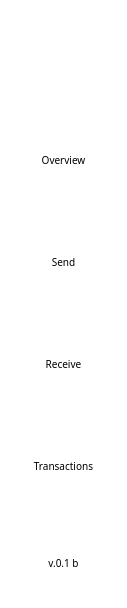
<?xml version="1.0" encoding="UTF-8"?>
<ui version="4.0">
 <class>MainMenuPanel</class>
 <widget class="QWidget" name="MainMenuPanel">
  <property name="geometry">
   <rect>
    <x>0</x>
    <y>0</y>
    <width>127</width>
    <height>608</height>
   </rect>
  </property>
  <property name="sizePolicy">
   <sizepolicy hsizetype="Fixed" vsizetype="Preferred">
    <horstretch>0</horstretch>
    <verstretch>0</verstretch>
   </sizepolicy>
  </property>
  <property name="minimumSize">
   <size>
    <width>127</width>
    <height>0</height>
   </size>
  </property>
  <property name="maximumSize">
   <size>
    <width>127</width>
    <height>16777215</height>
   </size>
  </property>
  <property name="baseSize">
   <size>
    <width>0</width>
    <height>0</height>
   </size>
  </property>
  <property name="palette">
   <palette>
    <active>
     <colorrole role="WindowText">
      <brush brushstyle="SolidPattern">
       <color alpha="255">
        <red>0</red>
        <green>0</green>
        <blue>0</blue>
       </color>
      </brush>
     </colorrole>
     <colorrole role="Button">
      <brush brushstyle="SolidPattern">
       <color alpha="255">
        <red>78</red>
        <green>154</green>
        <blue>6</blue>
       </color>
      </brush>
     </colorrole>
     <colorrole role="Light">
      <brush brushstyle="SolidPattern">
       <color alpha="255">
        <red>255</red>
        <green>255</green>
        <blue>255</blue>
       </color>
      </brush>
     </colorrole>
     <colorrole role="Midlight">
      <brush brushstyle="SolidPattern">
       <color alpha="255">
        <red>255</red>
        <green>255</green>
        <blue>255</blue>
       </color>
      </brush>
     </colorrole>
     <colorrole role="Dark">
      <brush brushstyle="SolidPattern">
       <color alpha="255">
        <red>127</red>
        <green>127</green>
        <blue>127</blue>
       </color>
      </brush>
     </colorrole>
     <colorrole role="Mid">
      <brush brushstyle="SolidPattern">
       <color alpha="255">
        <red>170</red>
        <green>170</green>
        <blue>170</blue>
       </color>
      </brush>
     </colorrole>
     <colorrole role="Text">
      <brush brushstyle="SolidPattern">
       <color alpha="255">
        <red>0</red>
        <green>0</green>
        <blue>0</blue>
       </color>
      </brush>
     </colorrole>
     <colorrole role="BrightText">
      <brush brushstyle="SolidPattern">
       <color alpha="255">
        <red>255</red>
        <green>255</green>
        <blue>255</blue>
       </color>
      </brush>
     </colorrole>
     <colorrole role="ButtonText">
      <brush brushstyle="SolidPattern">
       <color alpha="255">
        <red>0</red>
        <green>0</green>
        <blue>0</blue>
       </color>
      </brush>
     </colorrole>
     <colorrole role="Base">
      <brush brushstyle="SolidPattern">
       <color alpha="255">
        <red>78</red>
        <green>154</green>
        <blue>6</blue>
       </color>
      </brush>
     </colorrole>
     <colorrole role="Window">
      <brush brushstyle="SolidPattern">
       <color alpha="255">
        <red>78</red>
        <green>154</green>
        <blue>6</blue>
       </color>
      </brush>
     </colorrole>
     <colorrole role="Shadow">
      <brush brushstyle="SolidPattern">
       <color alpha="255">
        <red>0</red>
        <green>0</green>
        <blue>0</blue>
       </color>
      </brush>
     </colorrole>
     <colorrole role="AlternateBase">
      <brush brushstyle="SolidPattern">
       <color alpha="255">
        <red>255</red>
        <green>255</green>
        <blue>255</blue>
       </color>
      </brush>
     </colorrole>
     <colorrole role="ToolTipBase">
      <brush brushstyle="SolidPattern">
       <color alpha="255">
        <red>255</red>
        <green>255</green>
        <blue>220</blue>
       </color>
      </brush>
     </colorrole>
     <colorrole role="ToolTipText">
      <brush brushstyle="SolidPattern">
       <color alpha="255">
        <red>0</red>
        <green>0</green>
        <blue>0</blue>
       </color>
      </brush>
     </colorrole>
    </active>
    <inactive>
     <colorrole role="WindowText">
      <brush brushstyle="SolidPattern">
       <color alpha="255">
        <red>0</red>
        <green>0</green>
        <blue>0</blue>
       </color>
      </brush>
     </colorrole>
     <colorrole role="Button">
      <brush brushstyle="SolidPattern">
       <color alpha="255">
        <red>78</red>
        <green>154</green>
        <blue>6</blue>
       </color>
      </brush>
     </colorrole>
     <colorrole role="Light">
      <brush brushstyle="SolidPattern">
       <color alpha="255">
        <red>255</red>
        <green>255</green>
        <blue>255</blue>
       </color>
      </brush>
     </colorrole>
     <colorrole role="Midlight">
      <brush brushstyle="SolidPattern">
       <color alpha="255">
        <red>255</red>
        <green>255</green>
        <blue>255</blue>
       </color>
      </brush>
     </colorrole>
     <colorrole role="Dark">
      <brush brushstyle="SolidPattern">
       <color alpha="255">
        <red>127</red>
        <green>127</green>
        <blue>127</blue>
       </color>
      </brush>
     </colorrole>
     <colorrole role="Mid">
      <brush brushstyle="SolidPattern">
       <color alpha="255">
        <red>170</red>
        <green>170</green>
        <blue>170</blue>
       </color>
      </brush>
     </colorrole>
     <colorrole role="Text">
      <brush brushstyle="SolidPattern">
       <color alpha="255">
        <red>0</red>
        <green>0</green>
        <blue>0</blue>
       </color>
      </brush>
     </colorrole>
     <colorrole role="BrightText">
      <brush brushstyle="SolidPattern">
       <color alpha="255">
        <red>255</red>
        <green>255</green>
        <blue>255</blue>
       </color>
      </brush>
     </colorrole>
     <colorrole role="ButtonText">
      <brush brushstyle="SolidPattern">
       <color alpha="255">
        <red>0</red>
        <green>0</green>
        <blue>0</blue>
       </color>
      </brush>
     </colorrole>
     <colorrole role="Base">
      <brush brushstyle="SolidPattern">
       <color alpha="255">
        <red>78</red>
        <green>154</green>
        <blue>6</blue>
       </color>
      </brush>
     </colorrole>
     <colorrole role="Window">
      <brush brushstyle="SolidPattern">
       <color alpha="255">
        <red>78</red>
        <green>154</green>
        <blue>6</blue>
       </color>
      </brush>
     </colorrole>
     <colorrole role="Shadow">
      <brush brushstyle="SolidPattern">
       <color alpha="255">
        <red>0</red>
        <green>0</green>
        <blue>0</blue>
       </color>
      </brush>
     </colorrole>
     <colorrole role="AlternateBase">
      <brush brushstyle="SolidPattern">
       <color alpha="255">
        <red>255</red>
        <green>255</green>
        <blue>255</blue>
       </color>
      </brush>
     </colorrole>
     <colorrole role="ToolTipBase">
      <brush brushstyle="SolidPattern">
       <color alpha="255">
        <red>255</red>
        <green>255</green>
        <blue>220</blue>
       </color>
      </brush>
     </colorrole>
     <colorrole role="ToolTipText">
      <brush brushstyle="SolidPattern">
       <color alpha="255">
        <red>0</red>
        <green>0</green>
        <blue>0</blue>
       </color>
      </brush>
     </colorrole>
    </inactive>
    <disabled>
     <colorrole role="WindowText">
      <brush brushstyle="SolidPattern">
       <color alpha="255">
        <red>127</red>
        <green>127</green>
        <blue>127</blue>
       </color>
      </brush>
     </colorrole>
     <colorrole role="Button">
      <brush brushstyle="SolidPattern">
       <color alpha="255">
        <red>78</red>
        <green>154</green>
        <blue>6</blue>
       </color>
      </brush>
     </colorrole>
     <colorrole role="Light">
      <brush brushstyle="SolidPattern">
       <color alpha="255">
        <red>255</red>
        <green>255</green>
        <blue>255</blue>
       </color>
      </brush>
     </colorrole>
     <colorrole role="Midlight">
      <brush brushstyle="SolidPattern">
       <color alpha="255">
        <red>255</red>
        <green>255</green>
        <blue>255</blue>
       </color>
      </brush>
     </colorrole>
     <colorrole role="Dark">
      <brush brushstyle="SolidPattern">
       <color alpha="255">
        <red>127</red>
        <green>127</green>
        <blue>127</blue>
       </color>
      </brush>
     </colorrole>
     <colorrole role="Mid">
      <brush brushstyle="SolidPattern">
       <color alpha="255">
        <red>170</red>
        <green>170</green>
        <blue>170</blue>
       </color>
      </brush>
     </colorrole>
     <colorrole role="Text">
      <brush brushstyle="SolidPattern">
       <color alpha="255">
        <red>127</red>
        <green>127</green>
        <blue>127</blue>
       </color>
      </brush>
     </colorrole>
     <colorrole role="BrightText">
      <brush brushstyle="SolidPattern">
       <color alpha="255">
        <red>255</red>
        <green>255</green>
        <blue>255</blue>
       </color>
      </brush>
     </colorrole>
     <colorrole role="ButtonText">
      <brush brushstyle="SolidPattern">
       <color alpha="255">
        <red>127</red>
        <green>127</green>
        <blue>127</blue>
       </color>
      </brush>
     </colorrole>
     <colorrole role="Base">
      <brush brushstyle="SolidPattern">
       <color alpha="255">
        <red>78</red>
        <green>154</green>
        <blue>6</blue>
       </color>
      </brush>
     </colorrole>
     <colorrole role="Window">
      <brush brushstyle="SolidPattern">
       <color alpha="255">
        <red>78</red>
        <green>154</green>
        <blue>6</blue>
       </color>
      </brush>
     </colorrole>
     <colorrole role="Shadow">
      <brush brushstyle="SolidPattern">
       <color alpha="255">
        <red>0</red>
        <green>0</green>
        <blue>0</blue>
       </color>
      </brush>
     </colorrole>
     <colorrole role="AlternateBase">
      <brush brushstyle="SolidPattern">
       <color alpha="255">
        <red>255</red>
        <green>255</green>
        <blue>255</blue>
       </color>
      </brush>
     </colorrole>
     <colorrole role="ToolTipBase">
      <brush brushstyle="SolidPattern">
       <color alpha="255">
        <red>255</red>
        <green>255</green>
        <blue>220</blue>
       </color>
      </brush>
     </colorrole>
     <colorrole role="ToolTipText">
      <brush brushstyle="SolidPattern">
       <color alpha="255">
        <red>0</red>
        <green>0</green>
        <blue>0</blue>
       </color>
      </brush>
     </colorrole>
    </disabled>
   </palette>
  </property>
  <property name="windowTitle">
   <string>Form</string>
  </property>
  <property name="styleSheet">
   <string notr="true"/>
  </property>
  <layout class="QVBoxLayout" name="verticalLayout_2">
   <property name="spacing">
    <number>0</number>
   </property>
   <property name="leftMargin">
    <number>0</number>
   </property>
   <property name="topMargin">
    <number>0</number>
   </property>
   <property name="rightMargin">
    <number>0</number>
   </property>
   <property name="bottomMargin">
    <number>0</number>
   </property>
   <item>
    <widget class="QFrame" name="frameBg">
     <property name="styleSheet">
      <string notr="true">background-color: rgb(255, 255, 255);</string>
     </property>
     <layout class="QVBoxLayout" name="verticalLayout">
      <property name="spacing">
       <number>0</number>
      </property>
      <property name="leftMargin">
       <number>0</number>
      </property>
      <property name="topMargin">
       <number>0</number>
      </property>
      <property name="rightMargin">
       <number>0</number>
      </property>
      <property name="bottomMargin">
       <number>0</number>
      </property>
      <item>
       <widget class="QFrame" name="frameName">
        <property name="sizePolicy">
         <sizepolicy hsizetype="Preferred" vsizetype="Fixed">
          <horstretch>0</horstretch>
          <verstretch>0</verstretch>
         </sizepolicy>
        </property>
        <property name="minimumSize">
         <size>
          <width>0</width>
          <height>100</height>
         </size>
        </property>
        <property name="styleSheet">
         <string notr="true"/>
        </property>
        <property name="frameShape">
         <enum>QFrame::NoFrame</enum>
        </property>
        <property name="frameShadow">
         <enum>QFrame::Raised</enum>
        </property>
        <layout class="QVBoxLayout" name="frameNameLayout">
         <property name="spacing">
          <number>0</number>
         </property>
         <property name="leftMargin">
          <number>0</number>
         </property>
         <property name="topMargin">
          <number>0</number>
         </property>
         <property name="rightMargin">
          <number>0</number>
         </property>
         <property name="bottomMargin">
          <number>0</number>
         </property>
         <item alignment="Qt::AlignTop">
          <widget class="QFrame" name="frame">
           <property name="sizePolicy">
            <sizepolicy hsizetype="Preferred" vsizetype="Fixed">
             <horstretch>0</horstretch>
             <verstretch>0</verstretch>
            </sizepolicy>
           </property>
           <property name="minimumSize">
            <size>
             <width>0</width>
             <height>26</height>
            </size>
           </property>
           <property name="maximumSize">
            <size>
             <width>16777215</width>
             <height>26</height>
            </size>
           </property>
           <property name="frameShape">
            <enum>QFrame::NoFrame</enum>
           </property>
           <property name="frameShadow">
            <enum>QFrame::Raised</enum>
           </property>
          </widget>
         </item>
         <item alignment="Qt::AlignHCenter|Qt::AlignTop">
          <widget class="QWidget" name="widget" native="true">
           <property name="sizePolicy">
            <sizepolicy hsizetype="Fixed" vsizetype="Fixed">
             <horstretch>0</horstretch>
             <verstretch>0</verstretch>
            </sizepolicy>
           </property>
           <property name="minimumSize">
            <size>
             <width>78</width>
             <height>63</height>
            </size>
           </property>
           <property name="styleSheet">
            <string notr="true">border-image: url(:/icons/logo_new);</string>
           </property>
          </widget>
         </item>
         <item>
          <spacer name="verticalSpacer_3">
           <property name="orientation">
            <enum>Qt::Vertical</enum>
           </property>
           <property name="sizeHint" stdset="0">
            <size>
             <width>20</width>
             <height>40</height>
            </size>
           </property>
          </spacer>
         </item>
        </layout>
       </widget>
      </item>
      <item>
       <spacer name="verticalSpacer">
        <property name="orientation">
         <enum>Qt::Vertical</enum>
        </property>
        <property name="sizeType">
         <enum>QSizePolicy::Expanding</enum>
        </property>
        <property name="sizeHint" stdset="0">
         <size>
          <width>20</width>
          <height>40</height>
         </size>
        </property>
       </spacer>
      </item>
      <item>
       <widget class="QWidget" name="btnOverviewFrame" native="true">
        <property name="sizePolicy">
         <sizepolicy hsizetype="Preferred" vsizetype="Fixed">
          <horstretch>0</horstretch>
          <verstretch>0</verstretch>
         </sizepolicy>
        </property>
        <property name="minimumSize">
         <size>
          <width>0</width>
          <height>102</height>
         </size>
        </property>
        <property name="styleSheet">
         <string notr="true"/>
        </property>
        <layout class="QVBoxLayout" name="btnOverviewLayout">
         <property name="spacing">
          <number>0</number>
         </property>
         <property name="leftMargin">
          <number>0</number>
         </property>
         <property name="topMargin">
          <number>0</number>
         </property>
         <property name="rightMargin">
          <number>0</number>
         </property>
         <property name="bottomMargin">
          <number>0</number>
         </property>
         <item>
          <widget class="QToolButton" name="btnOverview">
           <property name="sizePolicy">
            <sizepolicy hsizetype="Minimum" vsizetype="Minimum">
             <horstretch>0</horstretch>
             <verstretch>0</verstretch>
            </sizepolicy>
           </property>
           <property name="font">
            <font>
             <family>Roboto Mono</family>
             <pointsize>-1</pointsize>
             <weight>37</weight>
             <bold>false</bold>
            </font>
           </property>
           <property name="styleSheet">
            <string notr="true">QToolButton {
	font-family: &quot;Roboto Mono&quot;;
	font-size: 10px;
	font-weight: 300;
}
QToolButton#btnOverview { 
    background-color: #ffffff;
	border: none;
	padding-top: 17px;
}
QToolButton#btnOverview:checked { 
    background-color: #e8e8e8;
 }</string>
           </property>
           <property name="text">
            <string>Overview</string>
           </property>
           <property name="iconSize">
            <size>
             <width>26</width>
             <height>23</height>
            </size>
           </property>
           <property name="checkable">
            <bool>true</bool>
           </property>
           <property name="checked">
            <bool>false</bool>
           </property>
          </widget>
         </item>
        </layout>
       </widget>
      </item>
      <item>
       <widget class="QWidget" name="btnSendFrame" native="true">
        <property name="sizePolicy">
         <sizepolicy hsizetype="Preferred" vsizetype="Fixed">
          <horstretch>0</horstretch>
          <verstretch>0</verstretch>
         </sizepolicy>
        </property>
        <property name="minimumSize">
         <size>
          <width>0</width>
          <height>102</height>
         </size>
        </property>
        <property name="styleSheet">
         <string notr="true"/>
        </property>
        <layout class="QVBoxLayout" name="btnSendLayout">
         <property name="spacing">
          <number>0</number>
         </property>
         <property name="leftMargin">
          <number>0</number>
         </property>
         <property name="topMargin">
          <number>0</number>
         </property>
         <property name="rightMargin">
          <number>0</number>
         </property>
         <property name="bottomMargin">
          <number>0</number>
         </property>
         <item>
          <widget class="QToolButton" name="btnSend">
           <property name="sizePolicy">
            <sizepolicy hsizetype="Minimum" vsizetype="Minimum">
             <horstretch>0</horstretch>
             <verstretch>0</verstretch>
            </sizepolicy>
           </property>
           <property name="font">
            <font>
             <family>Roboto Mono</family>
             <pointsize>-1</pointsize>
             <weight>37</weight>
             <bold>false</bold>
            </font>
           </property>
           <property name="styleSheet">
            <string notr="true">QToolButton {
	font-family: &quot;Roboto Mono&quot;;
	font-size: 10px;
	font-weight: 300;
}
QToolButton#btnSend { 
    background-color: #ffffff;
	border: none;
	padding-top: 17px;
}
QToolButton#btnSend:checked { 
    background-color: #e8e8e8;
 }</string>
           </property>
           <property name="text">
            <string>Send</string>
           </property>
           <property name="iconSize">
            <size>
             <width>26</width>
             <height>23</height>
            </size>
           </property>
           <property name="checkable">
            <bool>true</bool>
           </property>
          </widget>
         </item>
        </layout>
       </widget>
      </item>
      <item>
       <widget class="QWidget" name="btnReceiveFrame" native="true">
        <property name="sizePolicy">
         <sizepolicy hsizetype="Preferred" vsizetype="Fixed">
          <horstretch>0</horstretch>
          <verstretch>0</verstretch>
         </sizepolicy>
        </property>
        <property name="minimumSize">
         <size>
          <width>0</width>
          <height>102</height>
         </size>
        </property>
        <property name="styleSheet">
         <string notr="true"/>
        </property>
        <layout class="QVBoxLayout" name="btnReceiveLayout">
         <property name="spacing">
          <number>0</number>
         </property>
         <property name="leftMargin">
          <number>0</number>
         </property>
         <property name="topMargin">
          <number>0</number>
         </property>
         <property name="rightMargin">
          <number>0</number>
         </property>
         <property name="bottomMargin">
          <number>0</number>
         </property>
         <item>
          <widget class="QToolButton" name="btnReceive">
           <property name="sizePolicy">
            <sizepolicy hsizetype="Minimum" vsizetype="Minimum">
             <horstretch>0</horstretch>
             <verstretch>0</verstretch>
            </sizepolicy>
           </property>
           <property name="font">
            <font>
             <family>Roboto Mono</family>
             <pointsize>-1</pointsize>
             <weight>37</weight>
             <bold>false</bold>
            </font>
           </property>
           <property name="styleSheet">
            <string notr="true">QToolButton {
	font-family: &quot;Roboto Mono&quot;;
	font-size: 10px;
	font-weight: 300;
}
QToolButton#btnReceive { 
    background-color: #ffffff;
	border: none;
	padding-top: 17px;
}
QToolButton#btnReceive:checked { 
    background-color: #e8e8e8;
 }</string>
           </property>
           <property name="text">
            <string>Receive</string>
           </property>
           <property name="iconSize">
            <size>
             <width>26</width>
             <height>23</height>
            </size>
           </property>
           <property name="checkable">
            <bool>true</bool>
           </property>
           <property name="checked">
            <bool>false</bool>
           </property>
          </widget>
         </item>
        </layout>
       </widget>
      </item>
      <item>
       <widget class="QWidget" name="btnTransFrame" native="true">
        <property name="sizePolicy">
         <sizepolicy hsizetype="Preferred" vsizetype="Fixed">
          <horstretch>0</horstretch>
          <verstretch>0</verstretch>
         </sizepolicy>
        </property>
        <property name="minimumSize">
         <size>
          <width>0</width>
          <height>102</height>
         </size>
        </property>
        <property name="font">
         <font>
          <pointsize>10</pointsize>
         </font>
        </property>
        <property name="styleSheet">
         <string notr="true"/>
        </property>
        <layout class="QVBoxLayout" name="btnTransLayout">
         <property name="spacing">
          <number>0</number>
         </property>
         <property name="leftMargin">
          <number>0</number>
         </property>
         <property name="topMargin">
          <number>0</number>
         </property>
         <property name="rightMargin">
          <number>0</number>
         </property>
         <property name="bottomMargin">
          <number>0</number>
         </property>
         <item>
          <widget class="QToolButton" name="btnTransactions">
           <property name="sizePolicy">
            <sizepolicy hsizetype="Minimum" vsizetype="Minimum">
             <horstretch>0</horstretch>
             <verstretch>0</verstretch>
            </sizepolicy>
           </property>
           <property name="font">
            <font>
             <family>Roboto Mono</family>
             <pointsize>-1</pointsize>
             <weight>37</weight>
             <bold>false</bold>
            </font>
           </property>
           <property name="styleSheet">
            <string notr="true">QToolButton {
	font-family: &quot;Roboto Mono&quot;;
	font-size: 10px;
	font-weight: 300;
}
QToolButton#btnTransactions { 
    background-color: #ffffff;
	border: none;
	padding-top: 17px;
}
QToolButton#btnTransactions:checked { 
    background-color: #e8e8e8;
 }</string>
           </property>
           <property name="text">
            <string>Transactions</string>
           </property>
           <property name="iconSize">
            <size>
             <width>26</width>
             <height>23</height>
            </size>
           </property>
           <property name="checkable">
            <bool>true</bool>
           </property>
          </widget>
         </item>
        </layout>
       </widget>
      </item>
      <item>
       <spacer name="verticalSpacer_2">
        <property name="orientation">
         <enum>Qt::Vertical</enum>
        </property>
        <property name="sizeType">
         <enum>QSizePolicy::Expanding</enum>
        </property>
        <property name="sizeHint" stdset="0">
         <size>
          <width>20</width>
          <height>40</height>
         </size>
        </property>
       </spacer>
      </item>
      <item>
       <widget class="QFrame" name="frameLogo">
        <property name="sizePolicy">
         <sizepolicy hsizetype="Preferred" vsizetype="Fixed">
          <horstretch>0</horstretch>
          <verstretch>0</verstretch>
         </sizepolicy>
        </property>
        <property name="minimumSize">
         <size>
          <width>0</width>
          <height>100</height>
         </size>
        </property>
        <property name="maximumSize">
         <size>
          <width>16777215</width>
          <height>100</height>
         </size>
        </property>
        <property name="styleSheet">
         <string notr="true"/>
        </property>
        <property name="frameShape">
         <enum>QFrame::NoFrame</enum>
        </property>
        <property name="frameShadow">
         <enum>QFrame::Raised</enum>
        </property>
        <layout class="QVBoxLayout" name="frameLogoLayout">
         <property name="spacing">
          <number>0</number>
         </property>
         <property name="leftMargin">
          <number>0</number>
         </property>
         <property name="topMargin">
          <number>0</number>
         </property>
         <property name="rightMargin">
          <number>0</number>
         </property>
         <property name="bottomMargin">
          <number>0</number>
         </property>
         <item>
          <spacer name="verticalSpacer_4">
           <property name="orientation">
            <enum>Qt::Vertical</enum>
           </property>
           <property name="sizeHint" stdset="0">
            <size>
             <width>20</width>
             <height>40</height>
            </size>
           </property>
          </spacer>
         </item>
         <item alignment="Qt::AlignHCenter">
          <widget class="QWidget" name="widget" native="true">
           <property name="sizePolicy">
            <sizepolicy hsizetype="Fixed" vsizetype="Fixed">
             <horstretch>0</horstretch>
             <verstretch>0</verstretch>
            </sizepolicy>
           </property>
           <property name="minimumSize">
            <size>
             <width>58</width>
             <height>10</height>
            </size>
           </property>
           <property name="styleSheet">
            <string notr="true">border-image: url(:/icons/atom);</string>
           </property>
          </widget>
         </item>
         <item>
          <widget class="QFrame" name="frame_2">
           <property name="sizePolicy">
            <sizepolicy hsizetype="Preferred" vsizetype="Fixed">
             <horstretch>0</horstretch>
             <verstretch>0</verstretch>
            </sizepolicy>
           </property>
           <property name="minimumSize">
            <size>
             <width>0</width>
             <height>23</height>
            </size>
           </property>
           <property name="maximumSize">
            <size>
             <width>16777215</width>
             <height>23</height>
            </size>
           </property>
           <property name="frameShape">
            <enum>QFrame::NoFrame</enum>
           </property>
           <property name="frameShadow">
            <enum>QFrame::Raised</enum>
           </property>
          </widget>
         </item>
         <item>
          <widget class="QLabel" name="labelVersion">
           <property name="sizePolicy">
            <sizepolicy hsizetype="Preferred" vsizetype="Fixed">
             <horstretch>0</horstretch>
             <verstretch>0</verstretch>
            </sizepolicy>
           </property>
           <property name="font">
            <font>
             <family>Roboto Mono</family>
             <pointsize>-1</pointsize>
             <weight>37</weight>
             <bold>false</bold>
            </font>
           </property>
           <property name="styleSheet">
            <string notr="true">	font-family: &quot;Roboto Mono&quot;;
	font-size: 10px;
	font-weight: 300;</string>
           </property>
           <property name="text">
            <string>v.0.1 b</string>
           </property>
           <property name="alignment">
            <set>Qt::AlignCenter</set>
           </property>
          </widget>
         </item>
         <item>
          <widget class="QFrame" name="frame_3">
           <property name="sizePolicy">
            <sizepolicy hsizetype="Preferred" vsizetype="Fixed">
             <horstretch>0</horstretch>
             <verstretch>0</verstretch>
            </sizepolicy>
           </property>
           <property name="minimumSize">
            <size>
             <width>0</width>
             <height>38</height>
            </size>
           </property>
           <property name="maximumSize">
            <size>
             <width>16777215</width>
             <height>38</height>
            </size>
           </property>
           <property name="frameShape">
            <enum>QFrame::NoFrame</enum>
           </property>
           <property name="frameShadow">
            <enum>QFrame::Raised</enum>
           </property>
          </widget>
         </item>
        </layout>
       </widget>
      </item>
     </layout>
    </widget>
   </item>
  </layout>
 </widget>
 <resources/>
 <connections/>
</ui>
